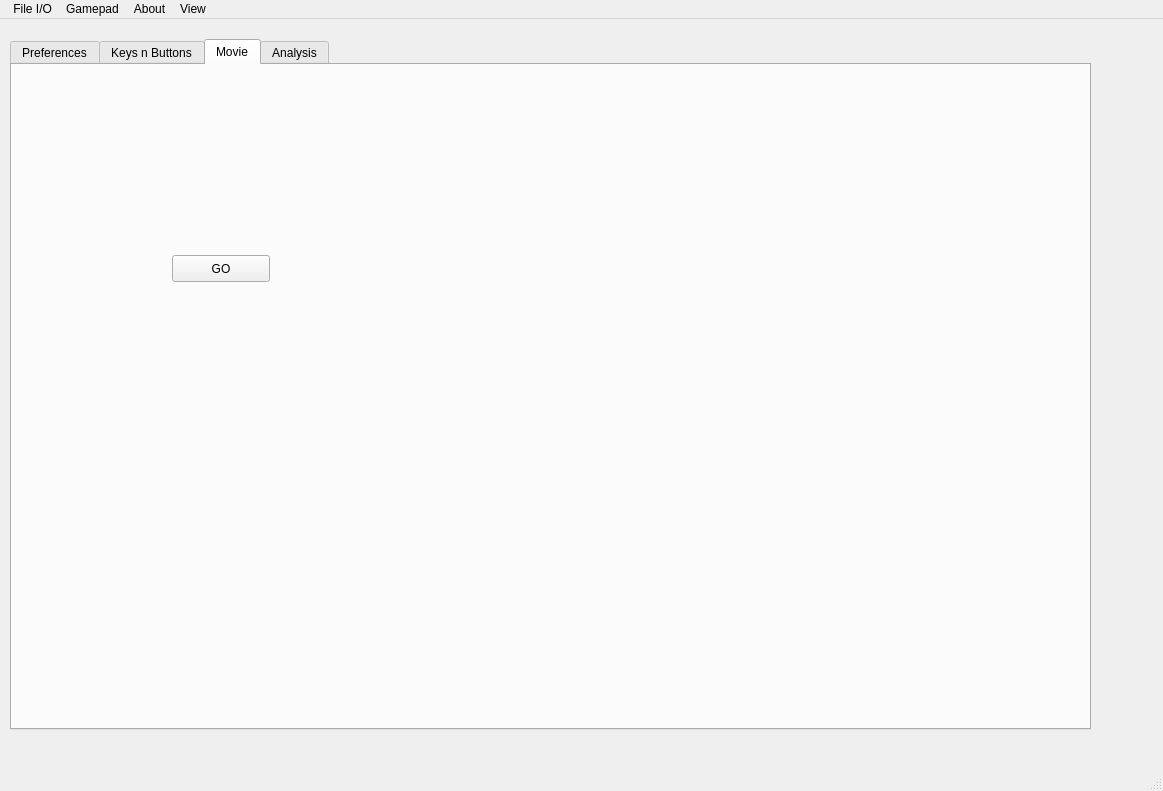
<?xml version="1.0" encoding="UTF-8"?>
<ui version="4.0">
 <class>MainWindow</class>
 <widget class="QMainWindow" name="MainWindow">
  <property name="geometry">
   <rect>
    <x>0</x>
    <y>0</y>
    <width>1163</width>
    <height>791</height>
   </rect>
  </property>
  <property name="windowTitle">
   <string>MainWindow</string>
  </property>
  <widget class="QWidget" name="centralwidget">
   <widget class="QTabWidget" name="tabWidget_2">
    <property name="geometry">
     <rect>
      <x>10</x>
      <y>20</y>
      <width>1081</width>
      <height>691</height>
     </rect>
    </property>
    <property name="currentIndex">
     <number>2</number>
    </property>
    <widget class="QWidget" name="tab_5">
     <attribute name="title">
      <string>Preferences</string>
     </attribute>
     <widget class="QSplitter" name="splitter">
      <property name="geometry">
       <rect>
        <x>10</x>
        <y>20</y>
        <width>820</width>
        <height>394</height>
       </rect>
      </property>
      <property name="orientation">
       <enum>Qt::Vertical</enum>
      </property>
      <widget class="QWidget" name="">
       <layout class="QVBoxLayout" name="verticalLayout_8">
        <item>
         <widget class="QLabel" name="label_30">
          <property name="text">
           <string>animal 1</string>
          </property>
         </widget>
        </item>
        <item>
         <layout class="QHBoxLayout" name="horizontalLayout_19">
          <item>
           <layout class="QVBoxLayout" name="verticalLayout">
            <item>
             <widget class="QLabel" name="label_31">
              <property name="text">
               <string>disjunctive behaviour pair 1</string>
              </property>
             </widget>
            </item>
            <item>
             <layout class="QHBoxLayout" name="horizontalLayout_12">
              <item>
               <widget class="QLineEdit" name="label_A_1__B_1">
                <property name="text">
                 <string>courtship</string>
                </property>
               </widget>
              </item>
              <item>
               <widget class="QLineEdit" name="label_A_1__B_2">
                <property name="text">
                 <string>aggression</string>
                </property>
               </widget>
              </item>
             </layout>
            </item>
            <item>
             <widget class="QLabel" name="label">
              <property name="text">
               <string>Keyboard</string>
              </property>
             </widget>
            </item>
            <item>
             <layout class="QHBoxLayout" name="horizontalLayout_2">
              <item>
               <widget class="QLineEdit" name="keyBind__A_1__B_1"/>
              </item>
              <item>
               <widget class="QLineEdit" name="keyBind__A_1__B_2"/>
              </item>
             </layout>
            </item>
            <item>
             <widget class="QLabel" name="label_2">
              <property name="text">
               <string>Gamepad</string>
              </property>
             </widget>
            </item>
            <item>
             <layout class="QHBoxLayout" name="horizontalLayout">
              <item>
               <widget class="QLineEdit" name="padBind__A_1__B_1"/>
              </item>
              <item>
               <widget class="QLineEdit" name="padBind__A_1__B_2"/>
              </item>
             </layout>
            </item>
           </layout>
          </item>
          <item>
           <layout class="QVBoxLayout" name="verticalLayout_2">
            <item>
             <widget class="QLabel" name="label_32">
              <property name="text">
               <string>disjunctive behaviour pair 2</string>
              </property>
             </widget>
            </item>
            <item>
             <layout class="QHBoxLayout" name="horizontalLayout_17">
              <item>
               <widget class="QLineEdit" name="label_A_1__B_3">
                <property name="text">
                 <string>wing extension</string>
                </property>
               </widget>
              </item>
              <item>
               <widget class="QLineEdit" name="label_A_1__B_4">
                <property name="text">
                 <string>leg fencing</string>
                </property>
               </widget>
              </item>
             </layout>
            </item>
            <item>
             <widget class="QLabel" name="label_5">
              <property name="text">
               <string>Keyboard</string>
              </property>
             </widget>
            </item>
            <item>
             <layout class="QHBoxLayout" name="horizontalLayout_14">
              <item>
               <widget class="QLineEdit" name="keyBind__A_1__B_3"/>
              </item>
              <item>
               <widget class="QLineEdit" name="keyBind__A_1__B_4"/>
              </item>
             </layout>
            </item>
            <item>
             <widget class="QLabel" name="label_6">
              <property name="text">
               <string>Gamepad</string>
              </property>
             </widget>
            </item>
            <item>
             <layout class="QHBoxLayout" name="horizontalLayout_13">
              <item>
               <widget class="QLineEdit" name="padBind__A_1__B_3"/>
              </item>
              <item>
               <widget class="QLineEdit" name="padBind__A_1__B_4"/>
              </item>
             </layout>
            </item>
           </layout>
          </item>
          <item>
           <layout class="QVBoxLayout" name="verticalLayout_7">
            <item>
             <widget class="QLabel" name="label_33">
              <property name="text">
               <string>disjunctive behaviour pair 3</string>
              </property>
             </widget>
            </item>
            <item>
             <layout class="QHBoxLayout" name="horizontalLayout_18">
              <item>
               <widget class="QLineEdit" name="label_A_1__B_5">
                <property name="text">
                 <string>courtship</string>
                </property>
               </widget>
              </item>
              <item>
               <widget class="QLineEdit" name="label_A_1__B_6">
                <property name="text">
                 <string>cleaning</string>
                </property>
               </widget>
              </item>
             </layout>
            </item>
            <item>
             <widget class="QLabel" name="label_7">
              <property name="text">
               <string>Keyboard</string>
              </property>
             </widget>
            </item>
            <item>
             <layout class="QHBoxLayout" name="horizontalLayout_16">
              <item>
               <widget class="QLineEdit" name="keyBind__A_1__B_5"/>
              </item>
              <item>
               <widget class="QLineEdit" name="keyBind__A_1__B_6"/>
              </item>
             </layout>
            </item>
            <item>
             <widget class="QLabel" name="label_8">
              <property name="text">
               <string>Gamepad</string>
              </property>
             </widget>
            </item>
            <item>
             <layout class="QHBoxLayout" name="horizontalLayout_15">
              <item>
               <widget class="QLineEdit" name="padBind__A_1__B_5"/>
              </item>
              <item>
               <widget class="QLineEdit" name="padBind__A_1__B_6"/>
              </item>
             </layout>
            </item>
           </layout>
          </item>
         </layout>
        </item>
       </layout>
      </widget>
      <widget class="QWidget" name="layoutWidget_12">
       <layout class="QVBoxLayout" name="verticalLayout_9">
        <item>
         <widget class="QLabel" name="label_38">
          <property name="text">
           <string>animal 2</string>
          </property>
         </widget>
        </item>
        <item>
         <layout class="QHBoxLayout" name="horizontalLayout_20">
          <item>
           <layout class="QVBoxLayout" name="verticalLayout_10">
            <item>
             <widget class="QLabel" name="label_76">
              <property name="text">
               <string>disjunctive behaviour pair 1</string>
              </property>
             </widget>
            </item>
            <item>
             <layout class="QHBoxLayout" name="horizontalLayout_21">
              <item>
               <widget class="QLineEdit" name="label_A_1__B_7">
                <property name="text">
                 <string>courtship</string>
                </property>
               </widget>
              </item>
              <item>
               <widget class="QLineEdit" name="label_A_1__B_8">
                <property name="text">
                 <string>aggression</string>
                </property>
               </widget>
              </item>
             </layout>
            </item>
            <item>
             <widget class="QLabel" name="label_3">
              <property name="text">
               <string>Keyboard</string>
              </property>
             </widget>
            </item>
            <item>
             <layout class="QHBoxLayout" name="horizontalLayout_22">
              <item>
               <widget class="QLineEdit" name="keyBind__A_1__B_7"/>
              </item>
              <item>
               <widget class="QLineEdit" name="keyBind__A_1__B_8"/>
              </item>
             </layout>
            </item>
            <item>
             <widget class="QLabel" name="label_4">
              <property name="text">
               <string>Gamepad</string>
              </property>
             </widget>
            </item>
            <item>
             <layout class="QHBoxLayout" name="horizontalLayout_23">
              <item>
               <widget class="QLineEdit" name="padBind__A_1__B_7"/>
              </item>
              <item>
               <widget class="QLineEdit" name="padBind__A_1__B_8"/>
              </item>
             </layout>
            </item>
           </layout>
          </item>
          <item>
           <layout class="QVBoxLayout" name="verticalLayout_11">
            <item>
             <widget class="QLabel" name="label_77">
              <property name="text">
               <string>disjunctive behaviour pair 2</string>
              </property>
             </widget>
            </item>
            <item>
             <layout class="QHBoxLayout" name="horizontalLayout_24">
              <item>
               <widget class="QLineEdit" name="label_A_1__B_9">
                <property name="text">
                 <string>wing extension</string>
                </property>
               </widget>
              </item>
              <item>
               <widget class="QLineEdit" name="label_A_1__B_10">
                <property name="text">
                 <string>leg fencing</string>
                </property>
               </widget>
              </item>
             </layout>
            </item>
            <item>
             <widget class="QLabel" name="label_9">
              <property name="text">
               <string>Keyboard</string>
              </property>
             </widget>
            </item>
            <item>
             <layout class="QHBoxLayout" name="horizontalLayout_25">
              <item>
               <widget class="QLineEdit" name="keyBind__A_1__B_9"/>
              </item>
              <item>
               <widget class="QLineEdit" name="keyBind__A_1__B_10"/>
              </item>
             </layout>
            </item>
            <item>
             <widget class="QLabel" name="label_10">
              <property name="text">
               <string>Gamepad</string>
              </property>
             </widget>
            </item>
            <item>
             <layout class="QHBoxLayout" name="horizontalLayout_26">
              <item>
               <widget class="QLineEdit" name="padBind__A_1__B_9"/>
              </item>
              <item>
               <widget class="QLineEdit" name="padBind__A_1__B_10"/>
              </item>
             </layout>
            </item>
           </layout>
          </item>
          <item>
           <layout class="QVBoxLayout" name="verticalLayout_12">
            <item>
             <widget class="QLabel" name="label_78">
              <property name="text">
               <string>disjunctive behaviour pair 3</string>
              </property>
             </widget>
            </item>
            <item>
             <layout class="QHBoxLayout" name="horizontalLayout_27">
              <item>
               <widget class="QLineEdit" name="label_A_1__B_11">
                <property name="text">
                 <string>courtship</string>
                </property>
               </widget>
              </item>
              <item>
               <widget class="QLineEdit" name="label_A_1__B_12">
                <property name="text">
                 <string>cleaning</string>
                </property>
               </widget>
              </item>
             </layout>
            </item>
            <item>
             <widget class="QLabel" name="label_11">
              <property name="text">
               <string>Keyboard</string>
              </property>
             </widget>
            </item>
            <item>
             <layout class="QHBoxLayout" name="horizontalLayout_28">
              <item>
               <widget class="QLineEdit" name="keyBind__A_1__B_11"/>
              </item>
              <item>
               <widget class="QLineEdit" name="keyBind__A_1__B_12"/>
              </item>
             </layout>
            </item>
            <item>
             <widget class="QLabel" name="label_12">
              <property name="text">
               <string>Gamepad</string>
              </property>
             </widget>
            </item>
            <item>
             <layout class="QHBoxLayout" name="horizontalLayout_29">
              <item>
               <widget class="QLineEdit" name="padBind__A_1__B_11"/>
              </item>
              <item>
               <widget class="QLineEdit" name="padBind__A_1__B_12"/>
              </item>
             </layout>
            </item>
           </layout>
          </item>
         </layout>
        </item>
       </layout>
      </widget>
     </widget>
    </widget>
    <widget class="QWidget" name="tab_6">
     <attribute name="title">
      <string>Keys n Buttons</string>
     </attribute>
     <zorder></zorder>
     <zorder>tabWidget</zorder>
    </widget>
    <widget class="QWidget" name="tab_7">
     <attribute name="title">
      <string>Movie</string>
     </attribute>
     <widget class="QPushButton" name="pushButton">
      <property name="geometry">
       <rect>
        <x>160</x>
        <y>190</y>
        <width>98</width>
        <height>27</height>
       </rect>
      </property>
      <property name="text">
       <string>GO</string>
      </property>
     </widget>
    </widget>
    <widget class="QWidget" name="tab_8">
     <attribute name="title">
      <string>Analysis</string>
     </attribute>
    </widget>
   </widget>
  </widget>
  <widget class="QMenuBar" name="menubar">
   <property name="geometry">
    <rect>
     <x>0</x>
     <y>0</y>
     <width>1163</width>
     <height>25</height>
    </rect>
   </property>
   <widget class="QMenu" name="menuFile">
    <property name="title">
     <string> File I/O</string>
    </property>
    <widget class="QMenu" name="menuSave_Ethogram">
     <property name="title">
      <string>Save Ethogram</string>
     </property>
     <addaction name="actionAs_mat_file"/>
     <addaction name="action_mat"/>
     <addaction name="action_txt"/>
     <addaction name="actionAs_pickle"/>
    </widget>
    <addaction name="actionOpen_Movie"/>
    <addaction name="actionOpen_Image_Sequence"/>
    <addaction name="actionOpen_Norpix_SEQ"/>
    <addaction name="separator"/>
    <addaction name="menuSave_Ethogram"/>
    <addaction name="actionSave_Preferences"/>
    <addaction name="separator"/>
    <addaction name="actionQuit"/>
   </widget>
   <widget class="QMenu" name="menuGamepad">
    <property name="title">
     <string>Gamepad</string>
    </property>
    <addaction name="actionDetect"/>
   </widget>
   <widget class="QMenu" name="menuAbout">
    <property name="title">
     <string>About</string>
    </property>
    <addaction name="actionInfo"/>
    <addaction name="actionCredits"/>
   </widget>
   <widget class="QMenu" name="menuView">
    <property name="title">
     <string>View</string>
    </property>
    <addaction name="actionMovie_Tab"/>
    <addaction name="actionPreferences"/>
    <addaction name="actionAnalysis"/>
    <addaction name="actionKey_Bindings"/>
   </widget>
   <addaction name="menuFile"/>
   <addaction name="menuGamepad"/>
   <addaction name="menuAbout"/>
   <addaction name="menuView"/>
  </widget>
  <widget class="QStatusBar" name="statusbar"/>
  <action name="actionOpen_Movie">
   <property name="text">
    <string>Open Movie</string>
   </property>
  </action>
  <action name="actionOpen_Image_Sequence">
   <property name="text">
    <string>Open Image Sequence</string>
   </property>
  </action>
  <action name="actionOpen_Norpix_SEQ">
   <property name="text">
    <string>Open Norpix SEQ</string>
   </property>
  </action>
  <action name="actionAs_mat_file">
   <property name="text">
    <string>*.xlsx</string>
   </property>
  </action>
  <action name="action_mat">
   <property name="text">
    <string>*.mat</string>
   </property>
  </action>
  <action name="action_txt">
   <property name="text">
    <string>*.txt</string>
   </property>
  </action>
  <action name="actionAs_pickle">
   <property name="text">
    <string>as pickle</string>
   </property>
  </action>
  <action name="actionInfo">
   <property name="text">
    <string>info</string>
   </property>
  </action>
  <action name="actionCredits">
   <property name="text">
    <string>credits</string>
   </property>
  </action>
  <action name="actionDetect">
   <property name="text">
    <string>detect</string>
   </property>
  </action>
  <action name="actionQuit">
   <property name="text">
    <string>quit</string>
   </property>
   <property name="toolTip">
    <string>quits the program</string>
   </property>
   <property name="shortcut">
    <string>Ctrl+Q</string>
   </property>
  </action>
  <action name="actionMovie_Tab">
   <property name="text">
    <string>Movie Tab</string>
   </property>
  </action>
  <action name="actionPreferences">
   <property name="text">
    <string>Preferences</string>
   </property>
  </action>
  <action name="actionAnalysis">
   <property name="text">
    <string>Analysis</string>
   </property>
  </action>
  <action name="actionKey_Bindings">
   <property name="text">
    <string>Key Bindings</string>
   </property>
  </action>
  <action name="actionSave_Preferences">
   <property name="text">
    <string>Save Preferences</string>
   </property>
  </action>
 </widget>
 <resources/>
 <connections>
  <connection>
   <sender>actionQuit</sender>
   <signal>activated()</signal>
   <receiver>MainWindow</receiver>
   <slot>close()</slot>
   <hints>
    <hint type="sourcelabel">
     <x>-1</x>
     <y>-1</y>
    </hint>
    <hint type="destinationlabel">
     <x>399</x>
     <y>299</y>
    </hint>
   </hints>
  </connection>
 </connections>
</ui>
